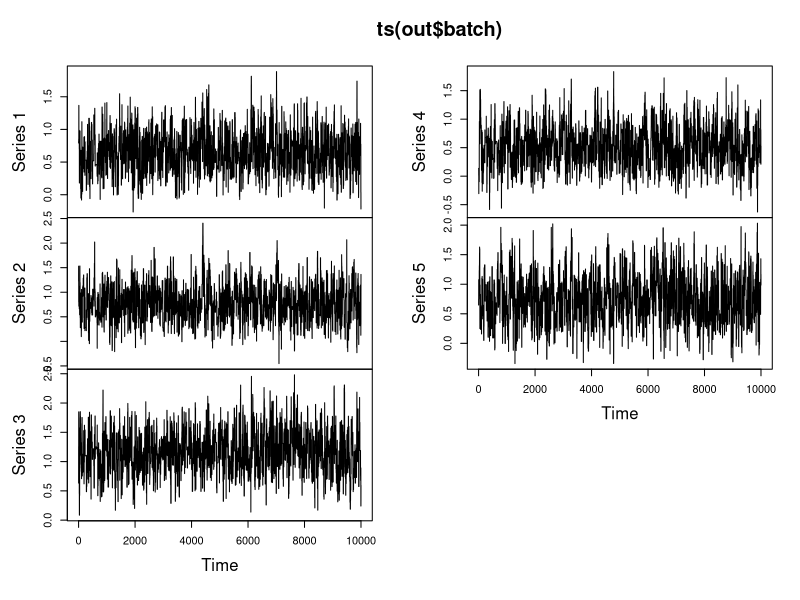
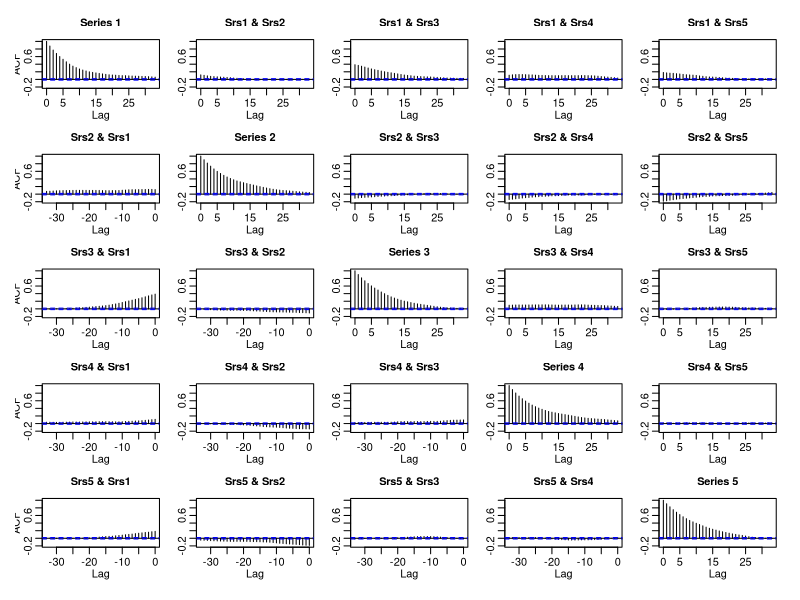
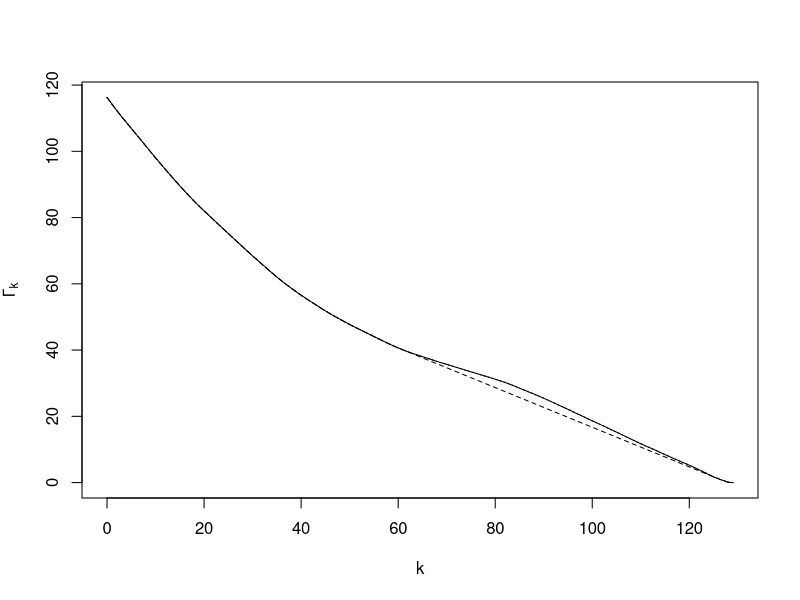
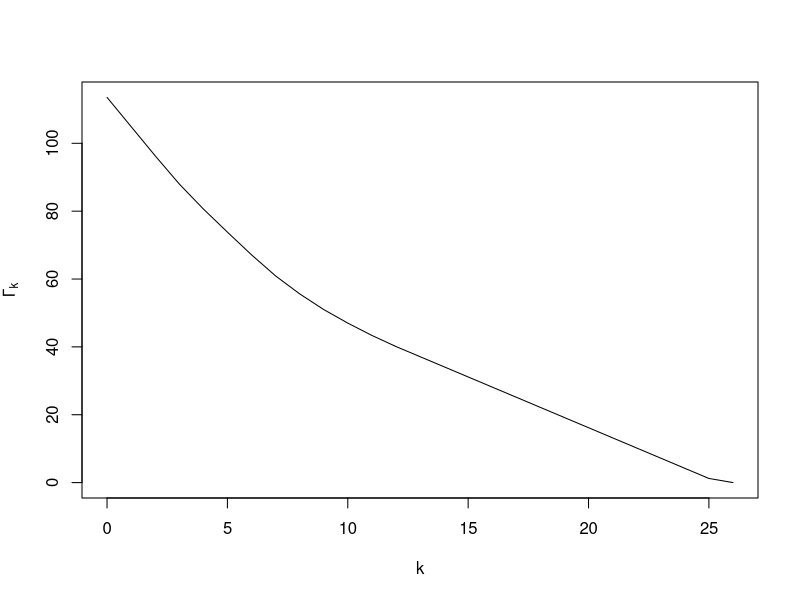

Reproduce these figures in R, in order.
library(mcmc)
data("logit")

out <- glm(y~ x1 + x2 + x3+ x4, data = logit, family = binomial(), x=T)
summary(out)



# Bayesian setup ----------------------------------------------------------

x <- out$x
y <- out$y

lupost <- function(beta, x, y) {
  eta <- as.numeric(x %*% beta)
  logp <- ifelse(eta < 0, eta - log1p(exp(eta)), - log1p(exp(- eta)))
  logq <- ifelse(eta < 0, - log1p(exp(eta)), - eta - log1p(exp(- eta)))
    logl <- sum(logp[y == 1]) + sum(logq[y == 0])
  return(logl - sum(beta^2) / 8)
  }


# beggining MCMC ----------------------------------------------------------

set.seed(42)
beta.int <- as.numeric(coefficients(out))
out <- metrop(lupost, beta.int, 1e3, x=x, y=y)
names(out)

out$accept

# find the right scale
out <- metrop(out, scale = 0.1, x=x, y=y)
out$accept

out <- metrop(out, scale = 0.3, x=x, y=y)
out$accept

out <- metrop(out, scale = 0.5, x=x, y=y)
out$accept

out <- metrop(out, scale = 0.4, x=x, y=y)
out$accept


# Diagnostic --------------------------------------------------------------


out <- metrop(out, nbatch = 1e4, x=x, y=y)
out$accept
out$time

plot(ts(out$batch))
acf(out$batch)



# Monte Carlo Estimates and Standard Errors -------------------------------

out <- metrop(out, nbatch = 1e2, blen = 100, outfun = function(z, ...)c(z,z^2), x=x, y=y) # bacthes of 100
out$accept
out$time

# Simple Means

foo <- apply(out$batch, 2, mean)
mu <- foo[1:5]
sigmasq <- foo[6:10] - mu^2
mu
sigmasq

mu.mcse <- apply(out$batch[, 1:5], 2 , sd) / sqrt(out$nbatch)
mu.mcse

# Variance MCSE

u <- out$batch[, 1:5]
v <- out$batch[,6:10]
ubar <- apply(u, 2, mean)
vbar <- apply(v, 2, mean)
deltau <- sweep(u, 2, ubar)
deltav <- sweep(v, 2, vbar)
foo <- sweep(deltau, 2, ubar,'*')
sigmasq.mcse <- sqrt(apply((deltau - 2*foo)^2, 2,mean)/ out$nbatch)
sigmasq.mcse

sigma <- sqrt(sigmasq)
sigma.mcse <- sigmasq.mcse / (2*sigma)
sigma
sigma.mcse




# New Variance Estimator --------------------------------------------------

n <- 2e4
rho <- 0.99
x <- arima.sim(model = list(ar=rho), n=n)

out <- initseq(x)
names(out)

plot(seq(along = out$Gamma.pos)-1 , out$Gamma.pos, xlab = 'k', ylab = expression(Gamma[k]),type = 'l')
lines(seq(along= out$Gamma.dec)- 1, out$Gamma.dec, lty= 'dotted')
lines(seq(along= out$Gamma.con)- 1, out$Gamma.con, lty= 'dashed')

out$var.con

(1 - rho)/ (1 - rho) * 1 /(1 - rho)^2

blen <- 5
x.batch <- apply( matrix(x , nrow = blen), 2 , mean)
bout <- initseq(x.batch)

plot(seq(along= bout$Gamma.con) - 1, bout$Gamma.con , xlab = 'k', ylab = expression(Gamma[k]),type = 'l' )
